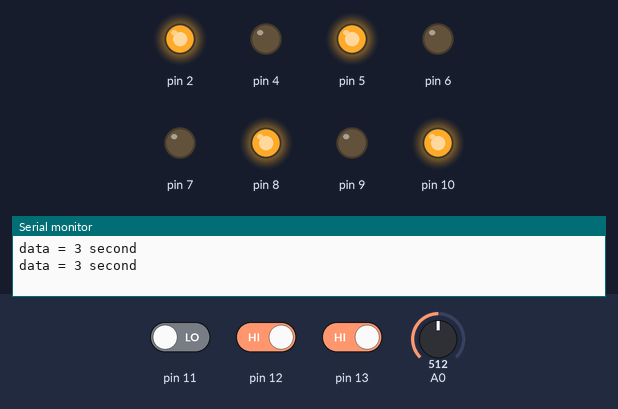
The sketch below on a simulated Arduino Uno, built with avr-gcc and run on an emulated ATmega328P. Shown: output pins drawn as LEDs (lit = HIGH), the last lines printed to the serial monitor. The test bench sets the inputs (shaded band); at power-on: pin 11 LOW, pin 12 HIGH, pin 13 HIGH, A0 = 512.

Above: at 10.8 s.
10.9 s: pin 11 driven HIGH
At 18.4 s:
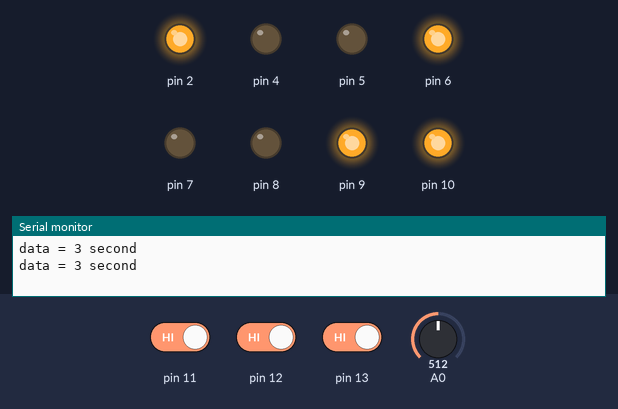
21.5 s: pin 12 driven LOW
At 25.9 s:
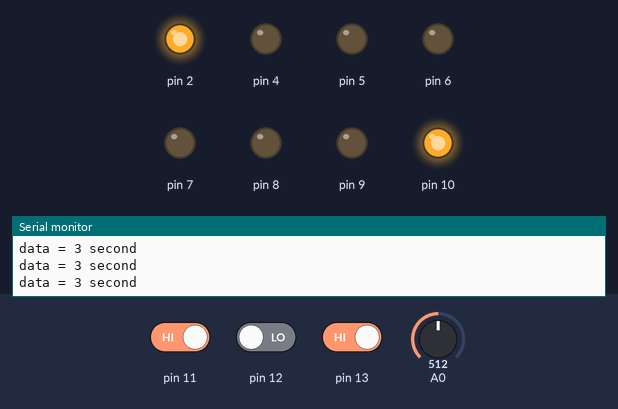
35.5 s: pin 13 driven LOW
At 42.1 s:
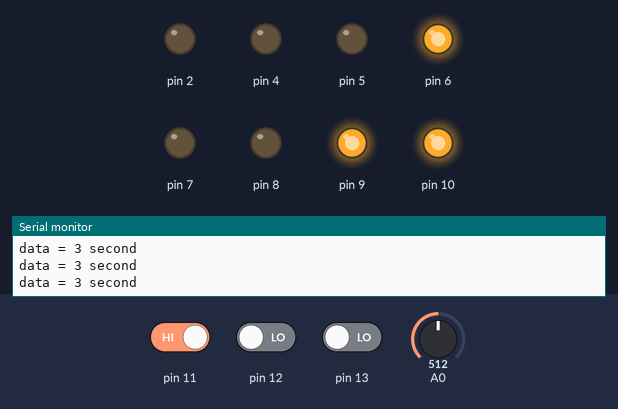
49.0 s: pin 13 driven HIGH
At 52.9 s:
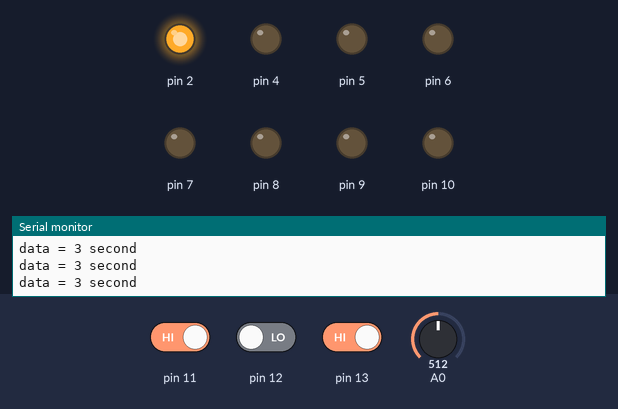
63.0 s: A0 set to 716
At 63.3 s:
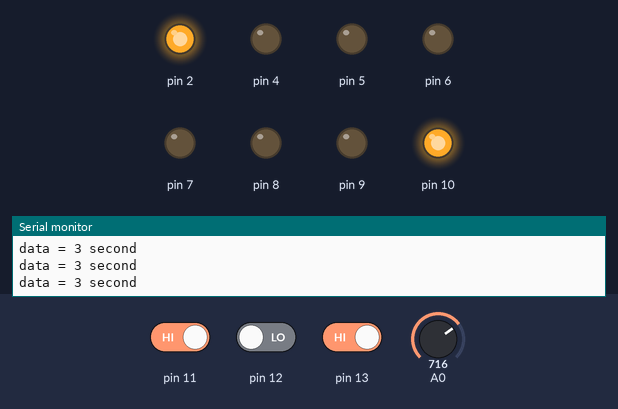
73.0 s: pin 11 driven LOW and pin 13 driven LOW
At 80.0 s:
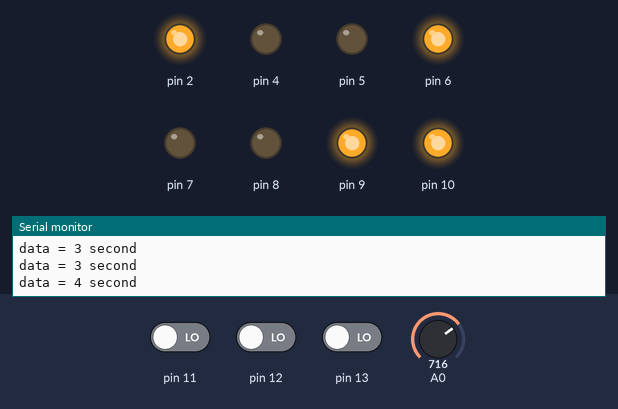
Timing chart, 0 to 84.0 s (numbered marks = the images above; inputs shaded):
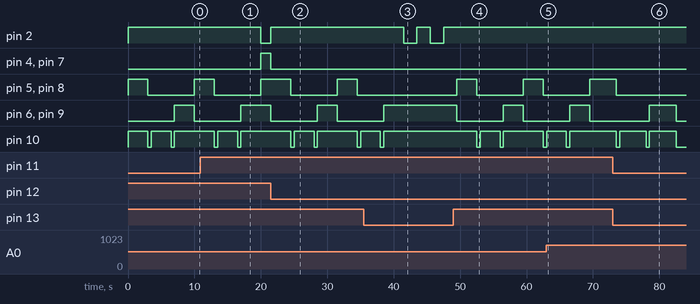

Measured:
- after the input at 10.9 s, pin 2: HIGH → LOW after 9.1 s; pin 4, pin 7: LOW → HIGH after 9.1 s; pin 6, pin 9: goes on until 17.0 s, then stays HIGH
- after the input at 21.5 s, pin 2: LOW → HIGH at once; pin 4, pin 7: HIGH → LOW at once; pin 5, pin 8: HIGH → LOW after 3.0 s, → HIGH 7.0 s later, → LOW 3.0 s later; pin 6, pin 9: HIGH → LOW at once, → HIGH 7.0 s later, → LOW 3.0 s later; pin 10: goes LOW 0.50 s, HIGH 3.0 s, LOW 0.50 s, HIGH 6.0 s, LOW 0.50 s, then HIGH, starting after 3.0 s
- after the input at 35.5 s, pin 2: alternates HIGH for 2.0 s and LOW for 2.0 s, starting after 6.0 s; pin 5, pin 8: stays LOW (without the input it goes to HIGH after 6.0 s); pin 6, pin 9, pin 10: goes on until 38.5 s, then stays HIGH
- after the input at 49.0 s, pin 2: stops changing and stays HIGH; pin 5, pin 8: alternates HIGH for 3.0 s and LOW for 7.0 s, starting after 0.51 s; pin 6, pin 9: HIGH → LOW after 0.51 s, → HIGH 7.0 s later, → LOW 3.0 s later; pin 10: goes LOW 0.50 s, HIGH 3.0 s, LOW 0.50 s, HIGH 6.0 s, then LOW, starting after 3.5 s
- after the input at 63.0 s, pin 5, pin 8: goes on until 69.5 s, then stays HIGH; pin 10: goes on until 66.5 s, then stays HIGH
- after the input at 73.0 s, pin 5, pin 8: goes on until 73.5 s, then stays LOW
- by itself, pin 10: alternates HIGH for 3.0 s and LOW for 0.50 s

The sketch:

QUIZCHAMP.ino
```cpp
void setup() {
  // Quiz set 3
    Serial.begin(9600);
  for (char i=4;i<11;i++)
  {
    pinMode(i,OUTPUT);
  }
  for (char i=11;i<14;i++)
  {
    pinMode(i,INPUT);
  }
  pinMode(2,OUTPUT);
  pinMode(A0,INPUT);
}
int Analog_Input_Value;
int M;
bool DIP1;
bool DIP2;
bool DIP3;
int A[7]={0,1,0,0,1,0,1};
int B[7]={0,0,0,0,0,0,1};
int C[7]={0,0,1,0,0,1,1};
int ON[7]={1,1,1,1,1,1,1};
int OFF[7]={0,0,0,0,0,0,0};
void loop() {
  // put your main code here, to run repeatedly:
  Analog_Input_Value = analogRead(A0);
  switch(Analog_Input_Value){
    case 0 ... 205:
      M=1000;
    break;
    case 206 ... 410:
      M=2000;
    break;
    case 411 ... 615:
      M=3000;
    break;
    case 616 ... 820:
      M=4000;
    break;
    case 821 ... 1023:
      M=5000;
    break;
    default:
    break;
    }
    Serial.print("data = ");
    Serial.print(M/1000);
    Serial.println(" second");
    DIP1= digitalRead(11);
    DIP2= digitalRead(12);
    DIP3= digitalRead(13);
    if (DIP1 == 1 && DIP2 == 0 && DIP3 == 0)
  {
  digitalWrite(2,LOW);
  delay(2000);
  digitalWrite(2,HIGH);
  delay(2000);
  }
  else
  {
  if (DIP1 == 0 && DIP2 == 0 && DIP3 == 0)
  {
  digitalWrite(2,HIGH);
  for (char id=0;id<7;id++)
    {
      digitalWrite(id+4,OFF[id]);
    }
  }
  else
  {
  if (DIP1 == 1 && DIP2 == 1 && DIP3 == 1)
  {
  digitalWrite(2,LOW);
  for (char id=0;id<7;id++)
    {
      digitalWrite(id+4,ON[id]);
    }
  }
  else
  {
  digitalWrite(2,HIGH);
  for (char id=0;id<7;id++)
    {
      digitalWrite(id+4,A[id]);
    }
    delay(M);
  for (char id=0;id<7;id++)
    {
      digitalWrite(id+4,OFF[id]);
    }
    delay(500);
   for (char id=0;id<7;id++)
    {
      digitalWrite(id+4,B[id]);
    }
    delay(M);
  for (char id=0;id<7;id++)
    {
      digitalWrite(id+4,OFF[id]);
    }
    delay(500);
   for (char id=0;id<7;id++)
    {
      digitalWrite(id+4,C[id]);
    }
    delay(M);
  }
  }
  }
}
```
